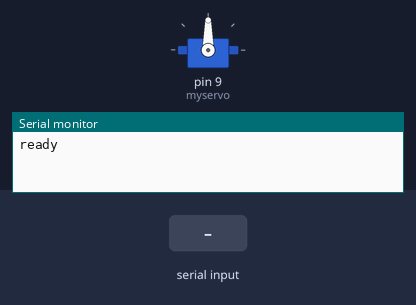
The sketch below on a simulated Arduino Uno, built with avr-gcc and run on an emulated ATmega328P. On the bench: servo, the last lines printed to the serial monitor. The inputs (shaded band) are chosen by the test bench.

Above: at 1.2 s.
1.3 s: "30,150\n" received over Serial
At 1.9 s:
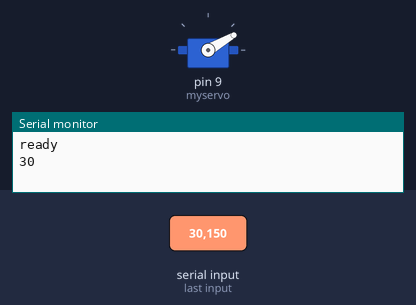
2.8 s: "5\n" received over Serial
At 4.0 s:
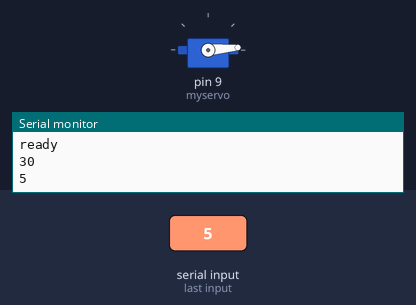
4.3 s: "200\n" received over Serial
At 5.3 s:
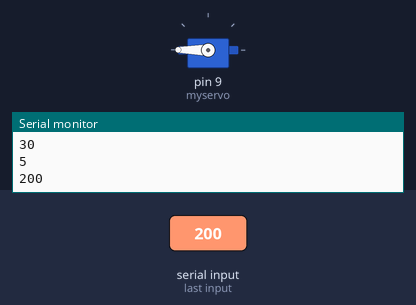
5.8 s: "90,45\n" received over Serial
At 6.5 s:
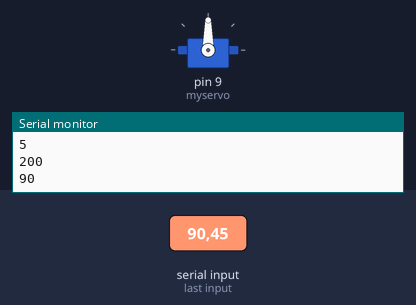
Timing chart, 0 to 8.3 s (numbered marks = the images above; inputs shaded):
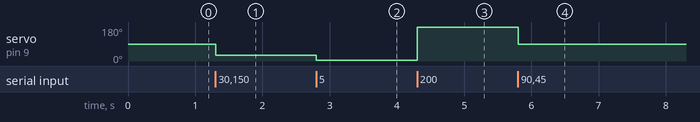

The sketch:

serial_to_servo.ino
```cpp
#include <Servo.h>

String inputString = "";         // a string to hold incoming data
boolean stringComplete = false;  // whether the string is complete


Servo myservo;  // create servo object to control a servo

int potpin = 0;  // analog pin used to connect the potentiometer
int val;    // variable to read the value from the analog pin

int stringToNumber(String thisString) {
  int i, value, length;
  length = thisString.length();
  char blah[(length+1)];
  for(i=0; i<length; i++) {
    blah[i] = thisString.charAt(i);
  }
  blah[i]=0;
  value = atoi(blah);
  return value;
}


void setup() {
  myservo.attach(9);  // attaches the servo on pin 9 to the servo object
  // initialize serial:
  Serial.begin(9600);
  // reserve 200 bytes for the inputString:
  inputString.reserve(200);
  Serial.println("ready");
}

void loop() {
  // print the string when a newline arrives:
  if (stringComplete) {
    Serial.println(stringToNumber(inputString));

    myservo.write(stringToNumber(inputString));                  // sets the servo position according to the scaled value

    // clear the string:
    inputString = "";
    stringComplete = false;
  }
}

/*
  SerialEvent occurs whenever a new data comes in the
 hardware serial RX.  This routine is run between each
 time loop() runs, so using delay inside loop can delay
 response.  Multiple bytes of data may be available.
 */
void serialEvent() {
  while (Serial.available()) {
    // get the new byte:
    char inChar = (char)Serial.read();
    // add it to the inputString:
    inputString += inChar;
    // if the incoming character is a newline, set a flag
    // so the main loop can do something about it:
    if (inChar == '\n') {
      stringComplete = true;
    }
  }
}
```

Measured:
- after the input at 1.3 s, servo on pin 9 (myservo): 90° → 30° at once
- after the input at 2.8 s, servo on pin 9 (myservo): 30° → 5° at once
- after the input at 4.3 s, servo on pin 9 (myservo): 5° → 180° at once
- after the input at 5.8 s, servo on pin 9 (myservo): 180° → 90° at once
